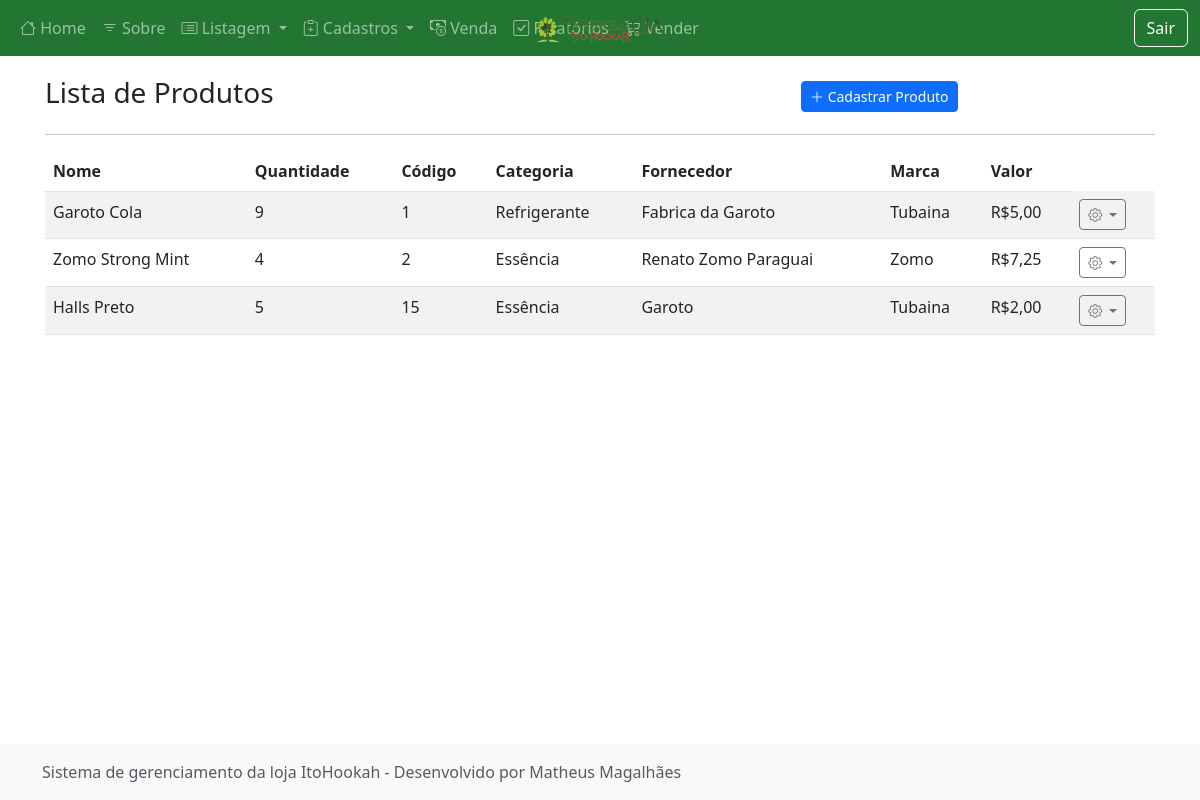
Screenshot of /listar/produto/ (signed in) with the database file from the repository.
### cadastros/models.py (models this page shows, shortened)
class Produto(models.Model):
    codigo = models.IntegerField(verbose_name="Código")
    nome = models.CharField(max_length=50)
    valor = models.DecimalField(
        decimal_places=2, max_digits=9, verbose_name="Valor")
    quantidade = models.IntegerField(verbose_name="Quantidade", default=0)
    fornecedor = models.ForeignKey(
        Fornecedor, on_delete=models.PROTECT, help_text="Selecione o fornecedor")
    marca = models.ForeignKey(
        Marca, on_delete=models.PROTECT, help_text="Selecione a marca")
    categoria = models.ForeignKey(
        Categoria, on_delete=models.PROTECT, help_text="Selecione a categoria")
    cadastrado_em = models.DateTimeField(auto_now_add=True)
    atualizado_em = models.DateTimeField(auto_now=True)

class Categoria(models.Model):
    nome = models.CharField(max_length=50)
    cadastrado_em = models.DateTimeField(auto_now_add=True)
    atualizado_em = models.DateTimeField(auto_now=True)
    def __str__(self):
        return f"{self.nome}"

class Fornecedor(models.Model):
    nome = models.CharField(max_length=50)
    telefone = models.CharField(max_length=15, verbose_name="Telefone")
    documento = models.CharField(max_length=18, help_text="Informe o CNPJ")
    cadastrado_em = models.DateTimeField(auto_now_add=True)
    atualizado_em = models.DateTimeField(auto_now=True)

class Marca(models.Model):
    nome = models.CharField(max_length=50)
    fornecedor = models.ForeignKey(Fornecedor, on_delete=models.PROTECT)
    cadastrado_em = models.DateTimeField(auto_now_add=True)
    atualizado_em = models.DateTimeField(auto_now=True)
    def __str__(self):
        return f"{self.nome}"

### cadastros/views.py (the view)
# urls.py: path("listar/produto/", ProdutoList.as_view(), name="listar-produto"),
class ProdutoList(LoginRequiredMixin, ListView):
    model = Produto
    template_name = "cadastros/list/produto.html"
    paginate_by = 10
    def get_queryset(self):
        return Produto.objects.select_related('marca__fornecedor', 'categoria').all()

### cadastros/templates/cadastros/list/produto.html (shortened to what this page needs)
{% extends 'paginas/modelo.html' %}
{% load static %}
{% block conteudo %}
<div class="row justify-content-center align-items-center mt-3">
    <div class="col-md-8">
        <h3 class="">Lista de Produtos</h3>
    </div>
    <div class="col-md">
        <a href="{% url 'cadastrar-produto' %}" class="btn btn-primary btn-sm">
            <i class="bi bi-plus-lg"></i>
            Cadastrar Produto
        </a>
    </div>
</div>
<hr>
<div class="table-responsive-lg">
    <table class="table table-striped">
        <thead>
            <tr>
                <th>Nome</th>
                <th>Quantidade</th>
                <th>Código</th>
                <th>Categoria</th>
                <th>Fornecedor</th>
                <th>Marca</th>
                <th>Valor</th>
            </tr>
        </thead>
        <tbody>
            {% for obj in object_list %}
            <tr class="">
                <td>{{ obj.nome }}</td>
                <td>{{ obj.quantidade }}</td>
                <td>{{ obj.codigo }}</td>
                <td>{{ obj.categoria }}</td>
                <td>{{ obj.fornecedor.nome }}</td>
                <td>{{ obj.marca }}</td>
                <td>R${{ obj.valor }}</td>
                <td>
                    <div class="dropdown">
                        <a class="btn btn-sm btn-outline-secondary dropdown-toggle" href="#" role="button"
                            data-bs-toggle="dropdown" aria-expanded="false">
                            <i class="bi bi-gear"></i>
                        </a>
                    </div>
                </td>
            </tr>
            {% empty %}
            <tr>
                <th colspan="100%">Nenhum registro encontrado.</th>
            </tr>
            {% endfor %}
        </tbody>
    </table>
</div>
{% endblock %}

### static/css/estilo.css (style rules this page uses)
.bi { vertical-align: -.125em; fill: currentColor; }

### static/css/dashboard.css (style rules this page uses)
:root { --amarelo-claro: hsl(44, 100%, 58%); --amarelo: hsl(44, 100%, 48%); --amarelo-escuro: hsl(44, 100%, 38%); --azul-claro: hsl(201, 100%, 41%); --azul: hsl(201, 100%, 31%); --azul-escuro: hsl(201, 100%, 21%); --cinza-claro: #F1F1F1; --cinza: #BDBDBD; --cinza-escuro: #525252; --verde-claro: hsl(130, 54%, 50%); --verde: hsl(130, 54%, 40%); --verde-escuro: hsl(130, 54%, 30%); --vermelho-claro: hsl(358, 78%, 55%); --vermelho: hsl(358, 78%, 45%); --vermelho-escuro: hsl(358, 78%, 35%) }

### paginas/templates/paginas/modelo.html (style rules this page uses)
.bi { vertical-align: 0; }

### rows the page displays
Produto: nome "Garoto Cola", quantidade "9", codigo "1", categoria "Refrigerante", fornecedor.nome "Fabrica da Garoto", marca "Tubaina", valor "5,00"
Produto: nome "Zomo Strong Mint", quantidade "4", codigo "2", categoria "Essência", fornecedor.nome "Renato Zomo Paraguai", marca "Zomo", valor "7,25"
Produto: nome "Halls Preto", quantidade "5", codigo "15", categoria "Essência", fornecedor.nome "Garoto", marca "Tubaina", valor "2,00"
